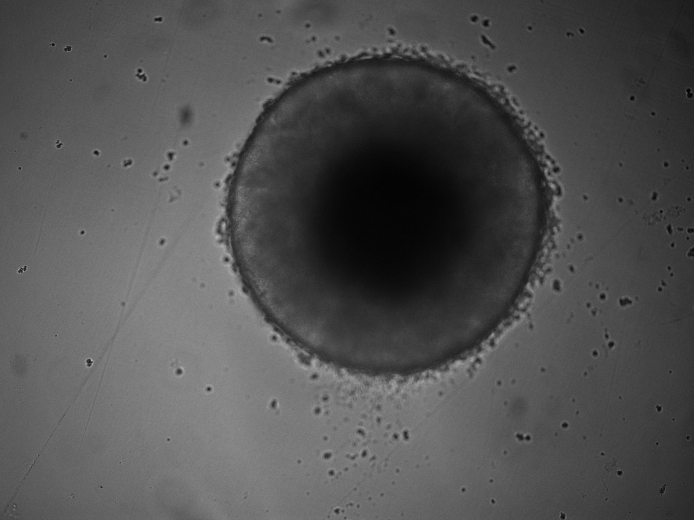
#> input picture ImageAnalysis/Zeiss/Msgn1_98h/exp15_Metabolism_MP1_3D_Day4_98h_b0s6c2x42275-1388y70216-1040.tif, 1388 x 1040 px, found by its file name (shown at 1/2 size)
$ python pipeline_debug.py   (older library calls are emulated)
#> lines starting #> are read from the running program, lines starting #| are printed output that depends on the picture; after the words box and inside, x2 and y2 are one past the last pixel; in counts of white or black regions, pixels touching at a corner belong together
import os
import cv2
import numpy as np
import matplotlib.pyplot as plt

# Configuration - Edit these paths
IMAGE_PATH = r"ImageAnalysis\Zeiss\Msgn1_98h\exp15_Metabolism_MP1_3D_Day4_98h_b0s6c2x42275-1388y70216-1040.tif" # Replace with actual path
OUTPUT_FOLDER = r"ImageAnalysis\development\investigation_output\pipeline_debug"  # Folder to save debug results
PIXEL_TO_MICRON = 0.77  # Match your main script's value
MIN_SIZE = 100000  # Match your main script's value
MAX_SIZE = 25000000000  # Match your main script's value

def debug_pipeline(image_path, output_folder, pixel_to_micron, min_size, max_size):
    """Debug each stage of the image processing pipeline"""
#> called with pixel_to_micron = 0.77, min_size = 100000, max_size = 25000000000
    print(f"Debugging pipeline for: {image_path}")

    # Create output folder if it doesn't exist
    if not os.path.exists(output_folder):
        os.makedirs(output_folder)

    # Load the image
    original = cv2.imread(image_path, cv2.IMREAD_GRAYSCALE)
#> original is the input picture: shape (1040, 1388); min 0, max 200, mean 80.9
    if original is None:
        print(f"ERROR: Could not read image at {image_path}")
        return

    # Stage 1: Original image
    stages = {"1_Original": original.copy()}

    # Stage 2: Sobel edge detection
    sobelx = cv2.Sobel(original, cv2.CV_64F, 1, 0, ksize=7)
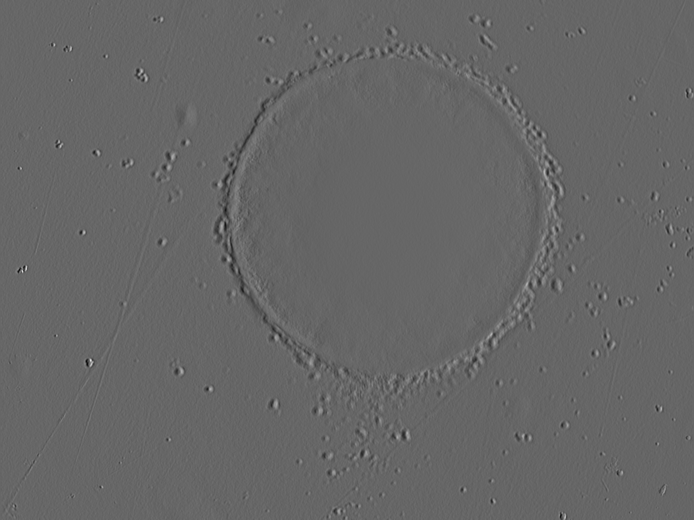
#> sobelx: shape (1040, 1388) float64 (shown at 1/2 size); min -50748, max 75274, mean -56.3; drawn with min black and max white
    sobely = cv2.Sobel(original, cv2.CV_64F, 0, 1, ksize=7)
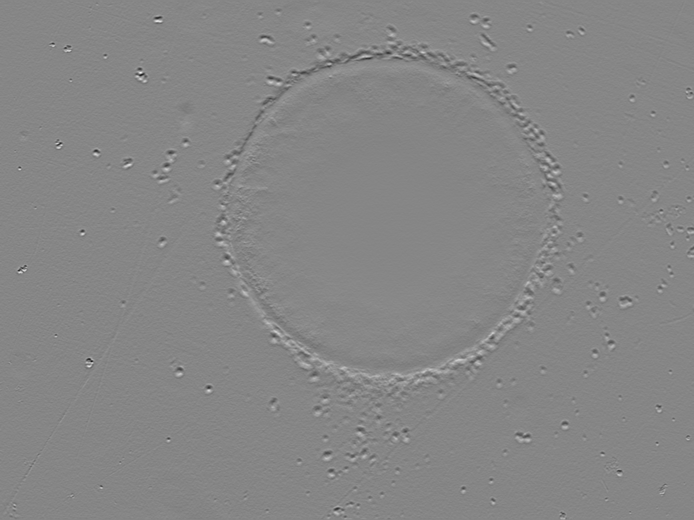
#> sobely: shape (1040, 1388) float64 (shown at 1/2 size); min -64437, max 58058, mean 47.4; drawn with min black and max white
    sobel = cv2.magnitude(sobelx, sobely)
    sobel = np.uint8(255 * sobel / np.max(sobel))
    stages["2_Sobel"] = sobel.copy()

    # Stage 3: Gaussian blur
    blur = cv2.GaussianBlur(sobel, (7, 7), 3)
    stages["3_Blur"] = blur.copy()

    # Stage 4: Adaptive thresholding
    mask = cv2.adaptiveThreshold(blur, 255, cv2.ADAPTIVE_THRESH_GAUSSIAN_C,
                               cv2.THRESH_BINARY_INV, 3, 1)
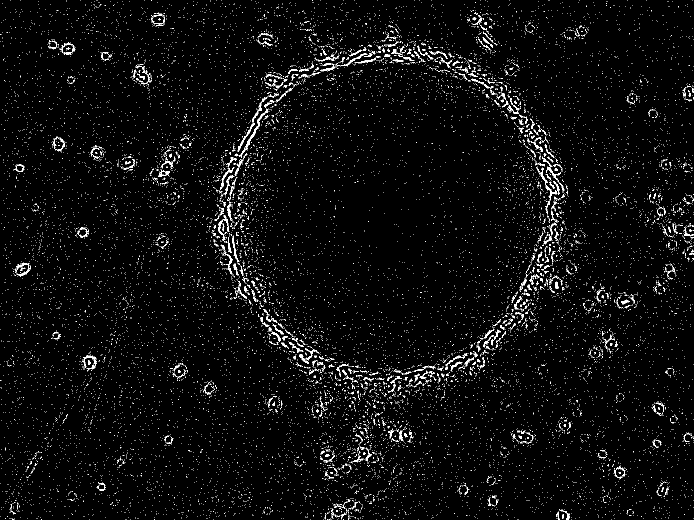
#> mask: shape (1040, 1388) (shown at 1/2 size); 3.1% white in thin lines or dots
    stages["4_Threshold"] = mask.copy()

    # Stage 5: Morphological operations
    kernel = cv2.getStructuringElement(cv2.MORPH_ELLIPSE, (5, 5))
    closed = cv2.morphologyEx(mask, cv2.MORPH_CLOSE, kernel, iterations=2)
#> closed: shape (1040, 1388); 11.2% white; 8585 white regions (8286 under 20 px), largest, box (x1, y1, x2, y2) and area: (412, 40, 1174, 963) 93615, (1290, 371, 1388, 524) 4053, (286, 289, 362, 375) 2501
    opened = cv2.morphologyEx(closed, cv2.MORPH_OPEN, kernel, iterations=1)
#> opened: shape (1040, 1388); 8.8% white; 288 white regions (56 under 20 px), largest, box (x1, y1, x2, y2) and area: (523, 69, 1137, 816) 50150, (414, 181, 573, 618) 18406, (516, 615, 669, 759) 5905
    dilated = cv2.dilate(opened, kernel, iterations=1)
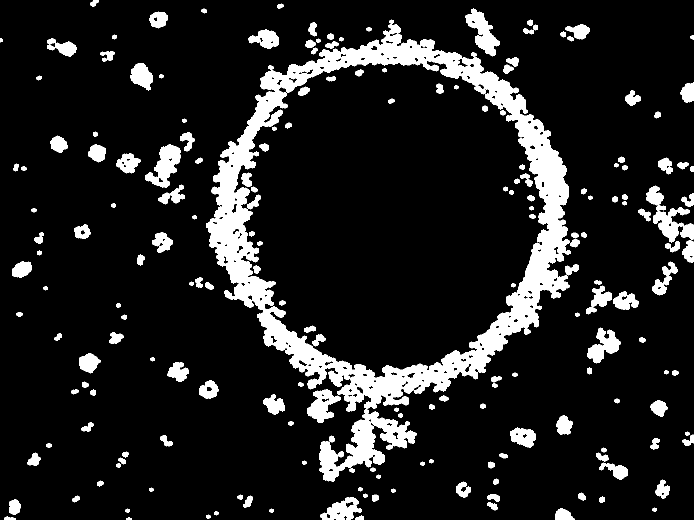
#> dilated: shape (1040, 1388) (shown at 1/2 size); 12.2% white; 212 white regions
    stages["5_Morphology"] = dilated.copy()

    # Stage 6: Find contours
    contours, _ = cv2.findContours(dilated, cv2.RETR_EXTERNAL, cv2.CHAIN_APPROX_SIMPLE)
#> contours = 180 contours; largest, box (x1, y1, x2, y2) and area: (412, 48, 1142, 824) 389530, (638, 818, 833, 964) 9765, (291, 288, 362, 376) 3000, (931, 17, 999, 113) 2755, (614, 778, 682, 846) 2306
    contour_img = cv2.cvtColor(original, cv2.COLOR_GRAY2BGR)
    cv2.drawContours(contour_img, contours, -1, (0, 255, 0), 2)
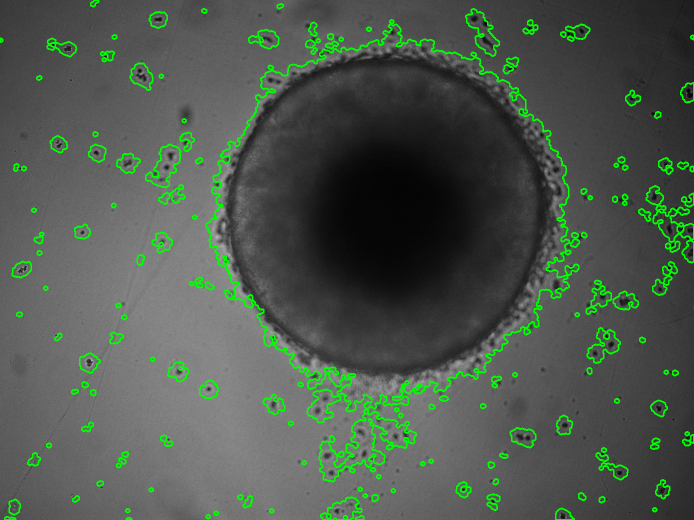
#> contour_img: shape (1040, 1388, 3) (shown at 1/2 size); 4.19% of pixels changed, all inside (x1, y1, x2, y2) = (0, 0, 1388, 1040)
    stages["6_All_Contours"] = contour_img.copy()

    print(f"Found {len(contours)} initial contours")
#| Found 180 initial contours

    # Stage 7: Filter by size
    size_filtered = []
    for cnt in contours:
        area = cv2.contourArea(cv2.convexHull(cnt)) * (pixel_to_micron ** 2)
        if min_size < area < max_size:
            size_filtered.append(cnt)
#> this loop made 180 passes
#> area on passes 1 to 3: 21.34, 62.85, 61.66
#> after the loop, size_filtered = 1 contour; box (x1, y1, x2, y2) and area: (412, 48, 1142, 824) 389530

    size_filtered_img = cv2.cvtColor(original, cv2.COLOR_GRAY2BGR)
    cv2.drawContours(size_filtered_img, size_filtered, -1, (0, 255, 0), 2)
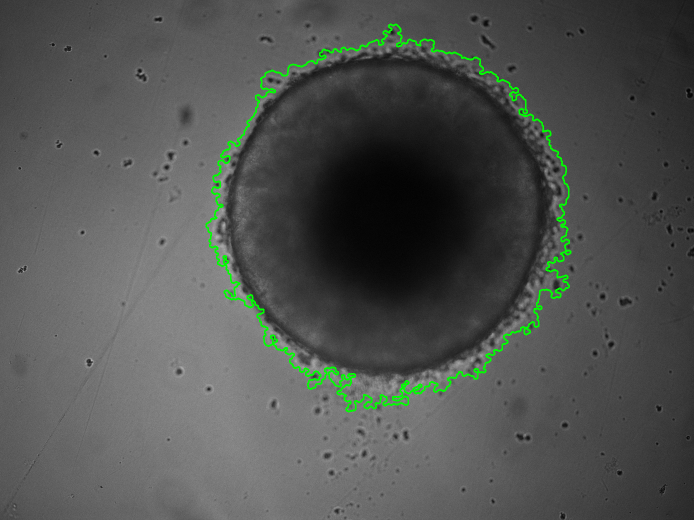
#> size_filtered_img: shape (1040, 1388, 3) (shown at 1/2 size); 1.13% of pixels changed, all inside (x1, y1, x2, y2) = (411, 47, 1143, 825)
    stages["7_Size_Filtered"] = size_filtered_img

    print(f"After size filtering: {len(size_filtered)} contours remain")
#| After size filtering: 1 contours remain

    # Stage 8: Shape filtering
    shape_filtered = []
    for cnt in size_filtered:
        # Smooth contour
        epsilon = 0.005 * cv2.arcLength(cnt, True)
        approx = cv2.approxPolyDP(cnt, epsilon, True)

        # Calculate metrics
        area = cv2.contourArea(approx)
        perimeter = cv2.arcLength(approx, True)
        circularity = 4 * np.pi * area / (perimeter ** 2) if perimeter > 0 else 0

        hull = cv2.convexHull(approx)
        hull_area = cv2.contourArea(hull)
        solidity = float(area) / hull_area if hull_area > 0 else 0

        x, y, w, h = cv2.boundingRect(approx)
        aspect_ratio = float(w) / h if h > 0 else 0

        # Check criteria
        if circularity >= 0.5 and 0.4 <= solidity <= 1.8 and 0.25 <= aspect_ratio <= 4:
            shape_filtered.append(approx)

            # Print details of passing contours
            print(f"\nPASSING CONTOUR:")
            print(f"  Area: {area * (pixel_to_micron ** 2):.2f} µm²")
            print(f"  Circularity: {circularity:.2f}")
            print(f"  Solidity: {solidity:.2f}")
            print(f"  Aspect ratio: {aspect_ratio:.2f}")
        else:
            # Print details of failing contours
            print(f"\nFAILING CONTOUR:")
            print(f"  Area: {area * (pixel_to_micron ** 2):.2f} µm²")
            print(f"  Circularity: {circularity:.2f} {'PASS' if circularity >= 0.5 else 'FAIL'}")
            print(f"  Solidity: {solidity:.2f} {'PASS' if 0.4 <= solidity <= 1.8 else 'FAIL'}")
            print(f"  Aspect ratio: {aspect_ratio:.2f} {'PASS' if 0.25 <= aspect_ratio <= 4 else 'FAIL'}")
#> this loop made 1 pass
#> (epsilon, area, perimeter, circularity, hull_area, solidity, x, y) on pass 1: (25.92, 386310, 2836.3, 0.603, 416063, 0.928, 412, 48)
#> (printed output is left out)
#> after the loop, shape_filtered = 1 contour; box (x1, y1, x2, y2) and area: (412, 48, 1142, 824) 386310

    shape_filtered_img = cv2.cvtColor(original, cv2.COLOR_GRAY2BGR)
    cv2.drawContours(shape_filtered_img, shape_filtered, -1, (0, 255, 0), 2)
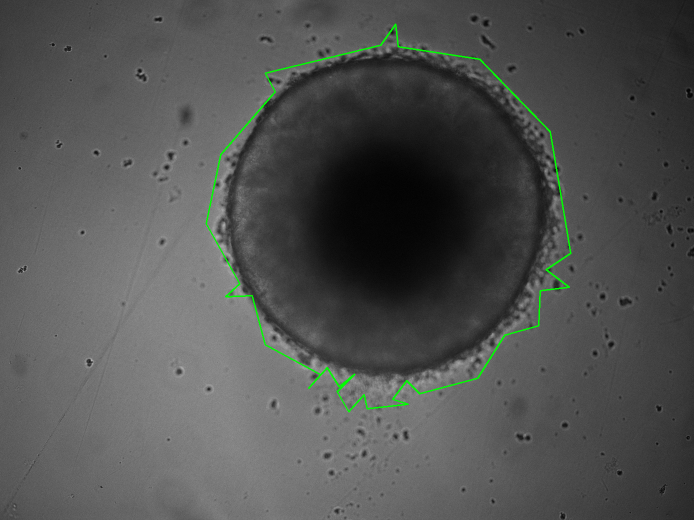
#> shape_filtered_img: shape (1040, 1388, 3) (shown at 1/2 size); 0.57% of pixels changed, all inside (x1, y1, x2, y2) = (411, 47, 1143, 825)
    stages["8_Shape_Filtered"] = shape_filtered_img

    print(f"After shape filtering: {len(shape_filtered)} contours remain")
#| After shape filtering: 1 contours remain

    # Save all stages
    rows = (len(stages) + 1) // 2
#> rows = 4
    plt.figure(figsize=(15, rows * 5))

    for i, (name, img) in enumerate(stages.items()):
        plt.subplot(rows, 2, i + 1)

        if len(img.shape) == 3:
            plt.imshow(cv2.cvtColor(img, cv2.COLOR_BGR2RGB))
        else:
            plt.imshow(img, cmap='gray')

        plt.title(name)
        plt.axis('off')

        # Also save individual images
        if len(img.shape) == 3:
            cv2.imwrite(os.path.join(output_folder, f"{name}.png"), img)
        else:
            cv2.imwrite(os.path.join(output_folder, f"{name}.png"), img)
#> this loop made 8 passes
#> name on passes 1 to 8: '1_Original', '2_Sobel', '3_Blur', '4_Threshold', '5_Morphology', '6_All_Contours', '7_Size_Filtered', '8_Shape_Filtered'

    plt.tight_layout()
    plt.savefig(os.path.join(output_folder, "pipeline_summary.png"))
    print(f"Saved pipeline debug results to {output_folder}")
#| Saved pipeline debug results to ImageAnalysis\development\investigation_output\pipeline_debug

    # Return key insights
    return {
        "total_contours": len(contours),
        "size_filtered_contours": len(size_filtered),
        "final_valid_contours": len(shape_filtered)
    }

if __name__ == "__main__":
    results = debug_pipeline(IMAGE_PATH, OUTPUT_FOLDER, PIXEL_TO_MICRON, MIN_SIZE, MAX_SIZE)
#> results = {'total_contours': 180, 'size_filtered_contours': 1, 'final_valid_contours': 1}
    print("\nPipeline Debug Summary:")
    print(f"- Initial contours: {results['total_contours']}")
#| - Initial contours: 180
    print(f"- After size filter: {results['size_filtered_contours']}")
#| - After size filter: 1
    print(f"- Final valid contours: {results['final_valid_contours']}")
#| - Final valid contours: 1

    if results['final_valid_contours'] == 0:
        if results['size_filtered_contours'] > 0:
            print("\nProblem identified: Contours are being rejected by shape criteria")
            print("Check the output for which specific criteria (circularity, solidity, aspect ratio) are failing")
        elif results['total_contours'] > 0:
            print("\nProblem identified: Contours are being rejected by size criteria")
            print(f"Consider adjusting MIN_SIZE ({MIN_SIZE}) and MAX_SIZE ({MAX_SIZE})")
        else:
            print("\nProblem identified: No contours are being detected at all")
            print("Check the thresholding and edge detection steps")

$ run again, with ImageAnalysis/Zeiss/Msgn1_98h/exp15_Metabolism_MP1_3D_Day4_98h_b0s0c2x126000-1388y70002-1040.tif copied over ImageAnalysis/Zeiss/Msgn1_98h/exp15_Metabolism_MP1_3D_Day4_98h_b0s6c2x42275-1388y70216-1040.tif
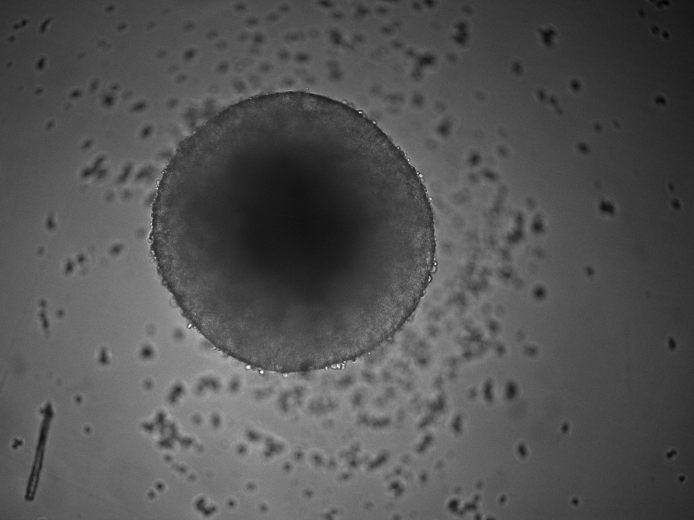
#> input picture ImageAnalysis/Zeiss/Msgn1_98h/exp15_Metabolism_MP1_3D_Day4_98h_b0s0c2x126000-1388y70002-1040.tif, 1388 x 1040 px, found by its file name (shown at 1/2 size)
#> in debug_pipeline, original is the input picture: shape (1040, 1388); min 0, max 254, mean 82.8
#> in debug_pipeline, `mask = cv2.adaptiveThreshold(blur, 255, cv2.ADAPTIVE_THRESH_GAUSSIAN_C..`:
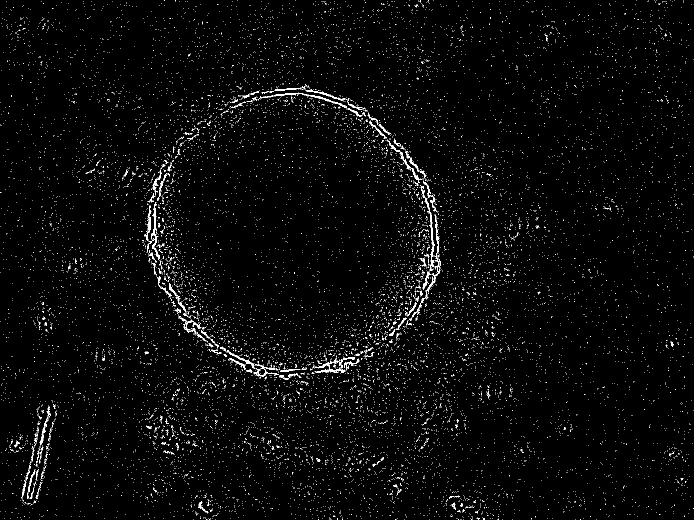
#> mask: shape (1040, 1388) (shown at 1/2 size); 2.1% white in thin lines or dots
#> closed: shape (1040, 1388); 7.1% white; 7941 white regions (7528 under 20 px), largest, box (x1, y1, x2, y2) and area: (281, 250, 749, 775) 26805, (432, 168, 886, 700) 26503, (40, 800, 117, 1011) 4730
#> opened: shape (1040, 1388); 4.7% white; 271 white regions (52 under 20 px), largest, box (x1, y1, x2, y2) and area: (602, 170, 884, 694) 20702, (283, 284, 617, 771) 19475, (603, 686, 746, 758) 4098
#> dilated: shape (1040, 1388); 6.9% white; 222 white regions
#> contours = 222 contours; largest, box (x1, y1, x2, y2) and area: (600, 168, 886, 696) 26256, (281, 282, 619, 774) 25464, (601, 681, 748, 760) 5258, (40, 816, 109, 1011) 5153, (433, 171, 601, 228) 3840
#> in debug_pipeline, `cv2.drawContours(contour_img, contours, -1, (0, 255, 0), 2)`:
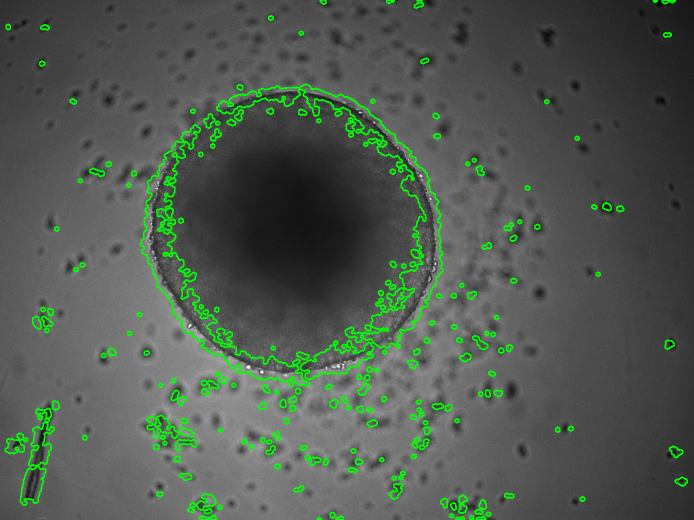
#> contour_img: shape (1040, 1388, 3) (shown at 1/2 size); 3.72% of pixels changed, all inside (x1, y1, x2, y2) = (9, 0, 1376, 1040)
#| Found 222 initial contours
#> the loop in debug_pipeline, `for cnt in contours:` made 222 passes
#> area on passes 2 to 4: 54.84, 50.69, 43.58
#> after the loop in debug_pipeline, `for cnt in contours:`: size_filtered = []
#| After size filtering: 0 contours remain
#| After shape filtering: 0 contours remain
#> rows = 4
#> the loop in debug_pipeline, `for i, (name, img) in enumerate(stages.items()):` made 8 passes
#> name on passes 1 to 8: '1_Original', '2_Sobel', '3_Blur', '4_Threshold', '5_Morphology', '6_All_Contours', '7_Size_Filtered', '8_Shape_Filtered'
#| Saved pipeline debug results to ImageAnalysis\development\investigation_output\pipeline_debug
#> results = {'total_contours': 222, 'size_filtered_contours': 0, 'final_valid_contours': 0}
#| - Initial contours: 222
#| - After size filter: 0
#| - Final valid contours: 0

$ run again, with ImageAnalysis/Zeiss/Msgn1_98h/exp15_Metabolism_MP1_3D_Day4_98h_b0s10c2x86-1388y56407-1040.tif copied over ImageAnalysis/Zeiss/Msgn1_98h/exp15_Metabolism_MP1_3D_Day4_98h_b0s6c2x42275-1388y70216-1040.tif
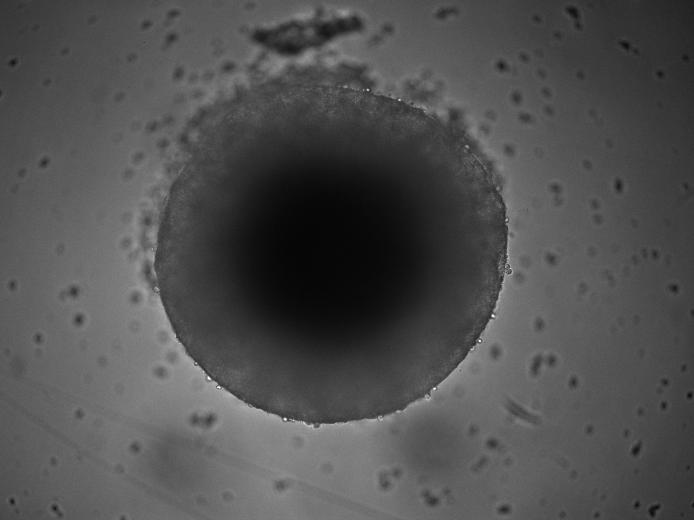
#> input picture ImageAnalysis/Zeiss/Msgn1_98h/exp15_Metabolism_MP1_3D_Day4_98h_b0s10c2x86-1388y56407-1040.tif, 1388 x 1040 px, found by its file name (shown at 1/2 size)
#> in debug_pipeline, original is the input picture: shape (1040, 1388); min 1, max 254, mean 79.4
#> in debug_pipeline, `mask = cv2.adaptiveThreshold(blur, 255, cv2.ADAPTIVE_THRESH_GAUSSIAN_C..`:
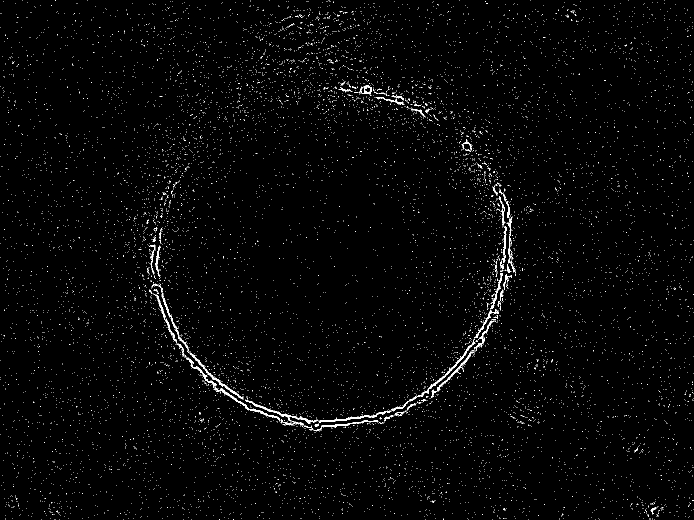
#> mask: shape (1040, 1388) (shown at 1/2 size); 1.5% white in thin lines or dots
#> closed: shape (1040, 1388); 4.1% white; 7268 white regions (7108 under 20 px), largest, box (x1, y1, x2, y2) and area: (287, 311, 1036, 865) 31164, (636, 159, 877, 247) 5134, (911, 257, 960, 323) 671
#> opened: shape (1040, 1388); 2.7% white; 107 white regions (23 under 20 px), largest, box (x1, y1, x2, y2) and area: (289, 379, 1033, 865) 24727, (645, 160, 862, 243) 4305, (294, 486, 332, 560) 1657
#> dilated: shape (1040, 1388); 3.7% white; 86 white regions
#> contours = 86 contours; largest, box (x1, y1, x2, y2) and area: (287, 377, 1035, 867) 32860, (643, 158, 872, 245) 5576, (940, 313, 1004, 380) 1926, (1288, 1004, 1331, 1032) 608, (918, 271, 950, 311) 606
#> contour_img: shape (1040, 1388, 3); 1.91% of pixels changed, all inside (x1, y1, x2, y2) = (80, 0, 1388, 1040)
#| Found 86 initial contours
#> the loop in debug_pipeline, `for cnt in contours:` made 86 passes
#> area on passes 1, 3, 4, 5, 6, 7, 8, 9: 23.72, 36.46, 35.57, 33.2, 33.2, 28.46, 501, 37.06
#> after the loop in debug_pipeline, `for cnt in contours:`: size_filtered = 1 contour; box (x1, y1, x2, y2) and area: (287, 377, 1035, 867) 32860
#> in debug_pipeline, `cv2.drawContours(size_filtered_img, size_filtered, -1, (0, 255, 0), 2)`:
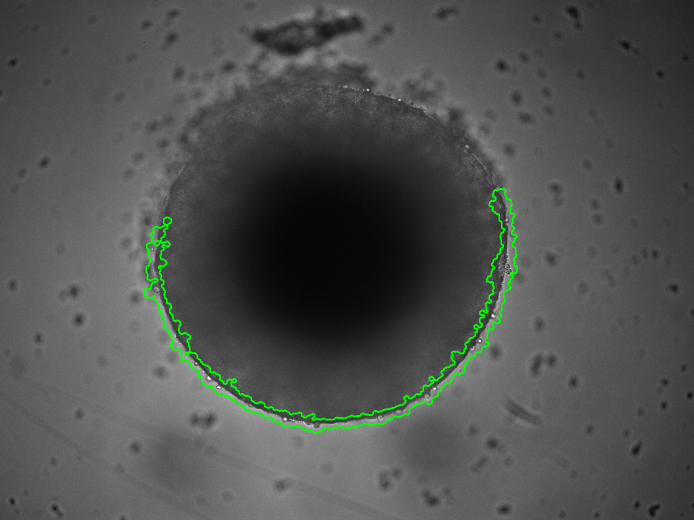
#> size_filtered_img: shape (1040, 1388, 3) (shown at 1/2 size); 0.83% of pixels changed, all inside (x1, y1, x2, y2) = (286, 376, 1036, 868)
#| After size filtering: 1 contours remain
#> the loop in debug_pipeline, `for cnt in size_filtered:` made 1 pass
#> (epsilon, area, perimeter, circularity, hull_area, solidity, x, y) on pass 1: (19.14, 37934, 2712.9, 0.0648, 274631.5, 0.138, 288, 379)
#> (printed output is left out)
#> after the loop in debug_pipeline, `for cnt in size_filtered:`: shape_filtered = []
#| After shape filtering: 0 contours remain
#> rows = 4
#> the loop in debug_pipeline, `for i, (name, img) in enumerate(stages.items()):` made 8 passes
#> name on passes 1 to 8: '1_Original', '2_Sobel', '3_Blur', '4_Threshold', '5_Morphology', '6_All_Contours', '7_Size_Filtered', '8_Shape_Filtered'
#| Saved pipeline debug results to ImageAnalysis\development\investigation_output\pipeline_debug
#> results = {'total_contours': 86, 'size_filtered_contours': 1, 'final_valid_contours': 0}
#| - Initial contours: 86
#| - After size filter: 1
#| - Final valid contours: 0
